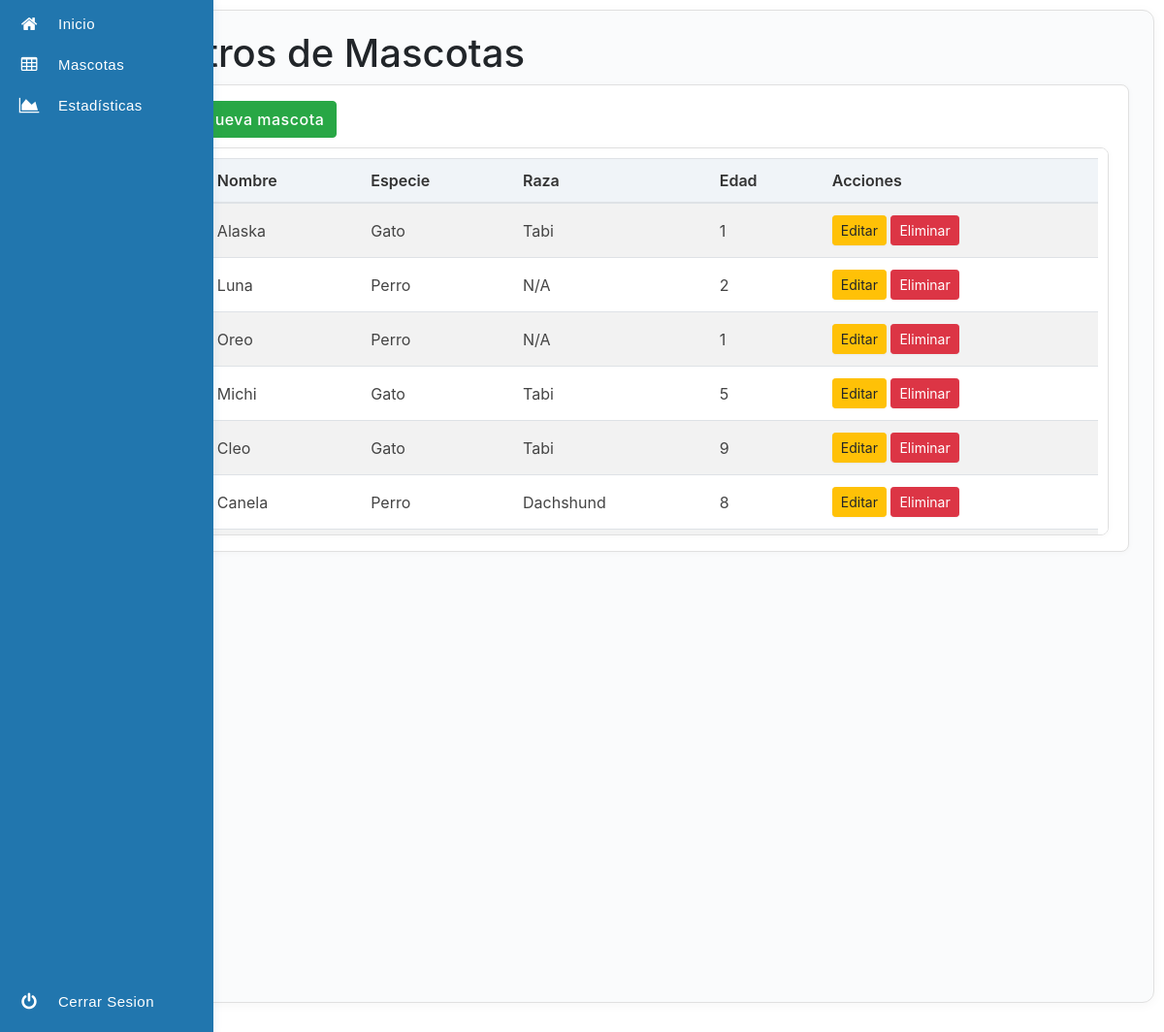
Page /pets (signed in) on the committed database.
### tables this page shows
CREATE TABLE mascotas (
            id INTEGER PRIMARY KEY AUTOINCREMENT,
            nombre TEXT NOT NULL,
            especie TEXT NOT NULL,
            raza TEXT NOT NULL,
            edad INTEGER NOT NULL,
            color TEXT NOT NULL,
            fecha_registro DATE NOT NULL,
            veterinario_id INTEGER,
            FOREIGN KEY (veterinario_id) REFERENCES veterinarios (id)
        );

### app.py (the view)
@app.route('/pets')
def pets():
    if 'username' not in session:
        return redirect(url_for('index'))
    mascotas = obtener_data_mascotas()
    return render_template('petCrud.html', mascotas=mascotas)

### app.py (called while the page is built)
@app.before_request
def renovar_sesion():
    session.permanent = True

### functions/sqliteFunctions.py (called while the page is built)
def obtener_data_mascotas():
    conexion = sqlite3.connect(database)
    cursor = conexion.cursor()
    cursor.execute('SELECT * FROM mascotas')
    mascotas = cursor.fetchall()
    conexion.close()
    return mascotas

### templates/petCrud.html (shortened to what this page needs)
{% include 'components/sidebar.html' %}
<link rel="stylesheet" type="text/css" href="{{ url_for('static', filename='styles/homeStyles.css') }}">
<link rel="stylesheet" href="https://stackpath.bootstrapcdn.com/bootstrap/4.5.2/css/bootstrap.min.css">
<div class="main-content">
    <h1>Registros de Mascotas </h1>
    <div class="menu">
        <div class="buttonsMenu">
            <button class="btn btn-success" id="add-pet-btn">Registra nueva mascota</button>
        </div>
        <div class="tablaMascotas">
            <table class="table table-striped">
                <thead>
                    <tr>
                        <th>ID</th>
                        <th>Nombre</th>
                        <th>Especie</th>
                        <th>Raza</th>
                        <th>Edad</th>
                        <th>Acciones</th>
                    </tr>
                </thead>
                <tbody id="tabla-mascotas-body">
                    {% for mascota in mascotas %}
                    <tr>
                        <td>{{ mascota[0] }}</td>
                        <td>{{ mascota[1] }}</td>
                        <td>{{ mascota[2] }}</td>
                        <td>{{ mascota[3] }}</td>
                        <td>{{ mascota[4] }}</td>
                        <td>
                            <button class="btn btn-warning btn-sm btn-editar" data-id="{{ mascota[0] }}">Editar</button>
                            <button class="btn btn-danger btn-sm btn-eliminar"
                                data-id="{{ mascota[0] }}">Eliminar</button>
                        </td>
                    </tr>
                    {% endfor %}
                </tbody>
            </table>
        </div>
    </div>
</div>

### templates/components/sidebar.html
<link rel="stylesheet" type="text/css" href="{{ url_for('static', filename='styles/sideBarStyles.css') }}">
<nav class="main-menu">
    <ul>
        <li class="has-subnav">
            <a href="{{ url_for('home') }}">
                <i class="fa fa-home fa-2x"></i>
                <span class="nav-text">
                    Inicio
                </span>
            </a>
        </li>
        <li class="has-subnav">
            <a href="{{ url_for('pets') }}">
                <i class="fa fa-table fa-2x"></i>
                <span class="nav-text">
                    Mascotas
                </span>
            </a>
        </li>
        <li class="has-subnav">
            <a href="{{ url_for('graphs') }}">
                <i class="fa fa-area-chart fa-2x"></i>
                <span class="nav-text">
                    Estadísticas
                </span>
            </a>
        </li>
    </ul>
    <ul class="logout">
        <li>
            <a href="{{ url_for('logout') }}">
                <i class="fa fa-power-off fa-2x"></i>
                <span class="nav-text">
                    Cerrar Sesion
                </span>
            </a>
        </li>
    </ul>
</nav>

### static/styles/sideBarStyles.css (style rules this page uses)
.fa-2x { font-size: 2em; }
.fa { position: relative; display: table-cell; width: 60px; height: 36px; text-align: center; vertical-align: middle; font-size: 18px; color: #fff; transition: color 0.2s; }
.main-menu { background: #2176AE; position: absolute; top: 0; bottom: 0; height: 100%; left: 0; width: 60px; overflow: hidden; transition: width .15s cubic-bezier(.55,0,.1,1); z-index: 1000; box-shadow: 2px 0 8px rgba(33, 118, 174, 0.08); }
.main-menu>ul { margin: 7px 0; padding-left: 0; }
.main-menu li { position: relative; display: block; width: 220px; margin-bottom: 6px; }
.main-menu li>a { position: relative; display: table; width: 100%; border-collapse: collapse; border-spacing: 0; color: #fff; font-family: 'Titillium Web', Arial, sans-serif; font-size: 15px; text-decoration: none; transition: all .15s linear; border-radius: 8px 0 0 8px; padding: 8px 0; }
.main-menu .nav-text { position: relative; display: table-cell; vertical-align: middle; width: 160px; font-family: 'Titillium Web', Arial, sans-serif; opacity: 0; transition: opacity 0.2s; color: #fff; font-weight: 500; letter-spacing: 0.5px; }
.main-menu>ul.logout { position: absolute; left: 0; bottom: 0; }
nav { user-select: none; }
nav ul, nav li { outline: 0; margin: 0; padding: 0; }

### static/styles/homeStyles.css (style rules this page uses)
.main-content { margin-left: 80px; margin-top: 10px; width: calc(100% - 90px); border: 1px solid #e0e0e0; background: #fafbfc; padding: 20px 25px; max-width: none; display: flex; flex-direction: column; height: calc(100vh - 40px); box-shadow: 0 2px 12px rgba(0,0,0,0.04); border-radius: 12px; }
.menu { border: 1px solid #e0e0e0; background: #fff; justify-content: space-between; align-items: center; padding: 16px 20px; flex-shrink: 0; border-radius: 8px; box-shadow: 0 1px 6px rgba(0,0,0,0.03); margin-bottom: 15px; }
.buttonsMenu .btn { margin-right: 10px; font-weight: 500; letter-spacing: 0.5px; }
.tablaMascotas { max-height: 600px; overflow-y: auto; margin-top: 10px; background: #fff; border: 1px solid #e0e0e0; border-radius: 8px; box-shadow: 0 1px 6px rgba(0,0,0,0.03); padding: 10px; }
.table-striped > tbody > tr:nth-of-type(odd) { background-color: #f6f8fa; }
.table th, .table td { vertical-align: middle !important; border-top: 1px solid #e0e0e0; }
.table th { background: #f0f4f8; font-weight: 600; color: #333; }
.table td { color: #444; }
.btn-success, .btn-warning, .btn-danger { border-radius: 6px; box-shadow: 0 1px 2px rgba(0,0,0,0.04); transition: background 0.2s; }
.tablaMascotas { max-height: 400px; overflow-y: auto; background: #fff; border: 1px solid #e0e0e0; border-radius: 8px; box-shadow: 0 1px 6px rgba(0,0,0,0.03); padding: 10px; margin-top: 10px; }

### rows in the picture
mascotas: nombre "Alaska", especie "Gato", raza "Tabi", edad "1"
mascotas: nombre "Luna", especie "Perro", raza "N/A", edad "2"
mascotas: nombre "Oreo", especie "Perro", raza "N/A", edad "1"
mascotas: nombre "Michi", especie "Gato", raza "Tabi", edad "5"
mascotas: nombre "Cleo", especie "Gato", raza "Tabi", edad "9"
mascotas: nombre "Canela", especie "Perro", raza "Dachshund", edad "8"
